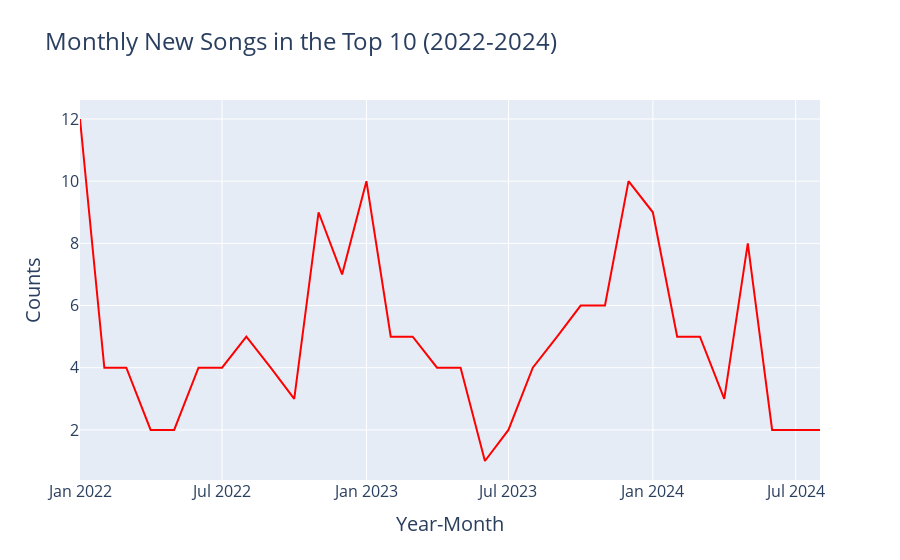

This figure's notebook cell:
### Code cell
# Monthly New Songs in the Top 10 (2022-2024)

# Create a line chart
fig = px.line(
    top10_songs_by_month,
    x='Year-Month',
    y='Monthly New Songs in the Top 10',
    color_discrete_sequence=['red'],
    title='Monthly New Songs in the Top 10 (2022-2024)',
)

# Customize the chart
fig.update_traces(hovertemplate='Year-Month: %{x|%Y-%m}<br>Value: %{y}')
fig.update_layout(
    xaxis_title='Year-Month',
    yaxis_title='Counts',
    title_font=dict(size=24),
    xaxis_title_font=dict(size=20),
    yaxis_title_font=dict(size=20),
    xaxis=dict(
        tickfont=dict(size=16)
    ),
    yaxis=dict(
        tickfont=dict(size=16)
    ),
    hoverlabel=dict(
        font=dict(
            family="Arial",
            size=14
        )
    ))

# Show the chart
fig.show()

### Figure 1 — Plotly figure (JSON) as saved in the notebook; plotly's stock layout.template omitted (floating-point values rounded to 4 significant figures)
{"data": [{"hovertemplate": "Year-Month: %{x|%Y-%m}<br>Value: %{y}", "legendgroup": "", "line": {"color": "red", "dash": "solid"}, "marker": {"symbol": "circle"}, "mode": "lines", "name": "", "orientation": "v", "showlegend": false, "type": "scatter", "x": ["2022-01", "2022-02", "2022-03", "2022-04", "2022-05", "2022-06", "2022-07", "2022-08", "2022-09", "2022-10", "2022-11", "2022-12", "2023-01", "2023-02", "2023-03", "2023-04", "2023-05", "2023-06", "2023-07", "2023-08", "2023-09", "2023-10", "2023-11", "2023-12", "2024-01", "2024-02", "2024-03", "2024-04", "2024-05", "2024-06", "2024-07", "2024-08"], "xaxis": "x", "y": [12, 4, 4, 2, 2, 4, 4, 5, 4, 3, 9, 7, 10, 5, 5, 4, 4, 1, 2, 4, 5, 6, 6, 10, 9, 5, 5, 3, 8, 2, 2, 2], "yaxis": "y"}], "layout": {"hoverlabel": {"font": {"family": "Arial", "size": 14}}, "legend": {"tracegroupgap": 0}, "title": {"font": {"size": 24}, "text": "Monthly New Songs in the Top 10 (2022-2024)"}, "xaxis": {"anchor": "y", "domain": [0, 1], "tickfont": {"size": 16}, "title": {"font": {"size": 20}, "text": "Year-Month"}}, "yaxis": {"anchor": "x", "domain": [0, 1], "tickfont": {"size": 16}, "title": {"font": {"size": 20}, "text": "Counts"}}}}
